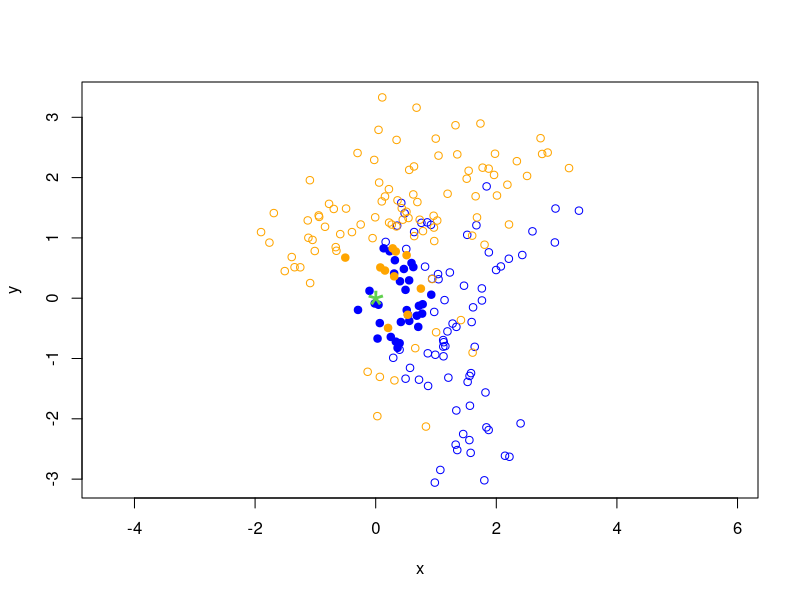
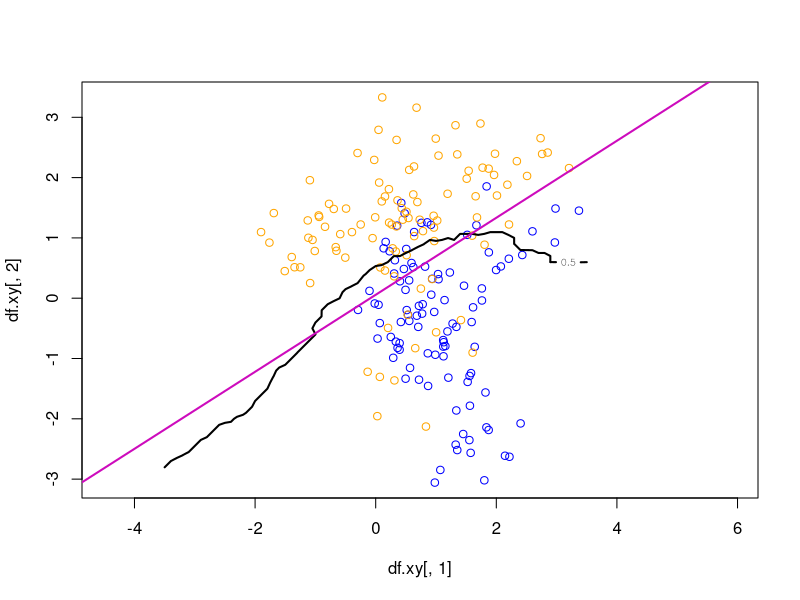

These figures' R source, in order:
## ---- chunk 1
df.xy <- read.table(file="2clas2dim.csv",dec=".",sep=";", header = TRUE)
## ---- chunk 2
k <- 40
s <- 0
t <- 0
st <- c(s,t)
d_st_xy <- as.matrix( dist(rbind(st,df.xy[,1:2])) )[1,-1]
d_st_xy_k <- sort(d_st_xy,partial=k)[k]
N_st_k <- unname( which(d_st_xy <= d_st_xy_k) )
(pr_1_k_st <- sum(df.xy[N_st_k,3]=='ORANGE')/k)
## ---- chunk 3
plot(df.xy[,1:2],col=df.xy$class,pch=1+18*((1:200)%in%N_st_k),as=1)

points(s,t,pch="*",col=3,cex=3)
## ---- chunk 4
knn.class <- function(st, xy, group, k=3){
  d_st_xy <- as.matrix( dist(rbind(st,xy)) )[1,-1]
  d_st_xy_k <- sort(d_st_xy,partial=k)[k]
  N_st_k <- unname( which(d_st_xy <= d_st_xy_k) )
  return(hat_pr_1=sum(group[N_st_k]==1)/k)
}
## ---- chunk 5
st <- c(0,0)
group <- as.numeric(df.xy[,3]=='ORANGE')
knn.class(st=st, xy=df.xy[,1:2], group=group, k=40)
## ---- chunk 6
s<- t <- seq(-3.5,3.5,by=.1)
ns <- length(s)
nt <- length(t)
hat_p <- matrix(0,nrow=ns,ncol=nt)

k <- 50

for (i in 1:ns){
  for (j in 1:nt){
    hat_p[i,j] <- knn.class(st=c(s[i],t[j]), xy=df.xy[,1:2], group=group, k=k)
  }
}
## ---- chunk 7
plot(df.xy[,1],df.xy[,2], col=df.xy[,3], asp=1)
contour(s, t, hat_p, levels=.5,lwd=2,add=TRUE)
## ---- chunk 8
glm.class <- glm(group ~ x + y,data=df.xy, family=binomial)
b012 <- coefficients(glm.class)
abline(a=-b012[1]/b012[3], b=-b012[2]/b012[3], lwd=2, col=6)
